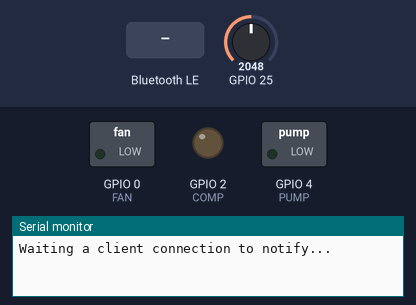
A sketch run on a simulated ESP32. Shown: switched loads named in the sketch (green lamp = pin HIGH), output pins drawn as LEDs (lit = HIGH), the last lines printed to the serial monitor. The inputs (shaded band) are chosen by the test bench; at power-on: GPIO 25 = 2048. Nothing arrives over Bluetooth unless stated; a phone connects over Bluetooth LE 3 s after start.

Above: at 1.2 s.
1.3 s: Bluetooth LE write "o" received
At 2.4 s:
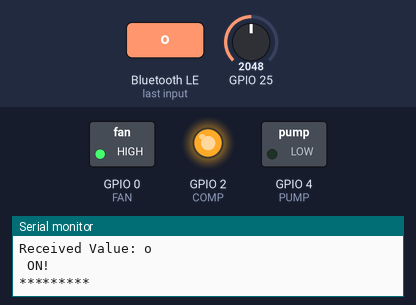
2.8 s: Bluetooth LE write "C" received
At 3.5 s:
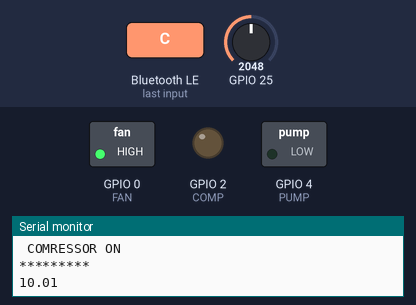
4.3 s: Bluetooth LE write "p" received
At 4.7 s:
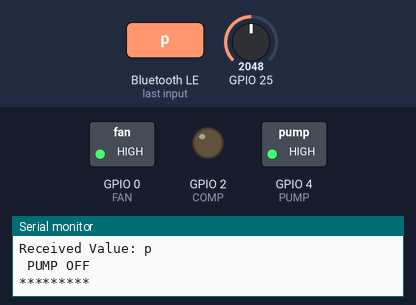
5.8 s: Bluetooth LE write "O" received
At 7.0 s:
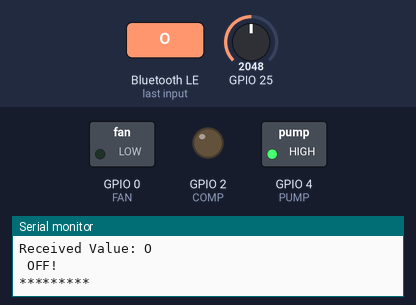
7.3 s: Bluetooth LE write "c" received
At 8.1 s:
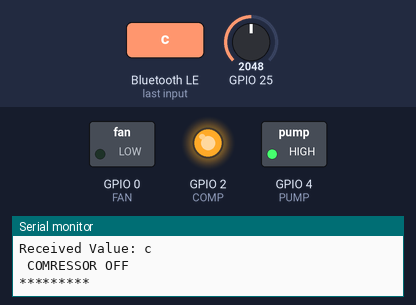
8.8 s: Bluetooth LE write "f" received
At 9.3 s:
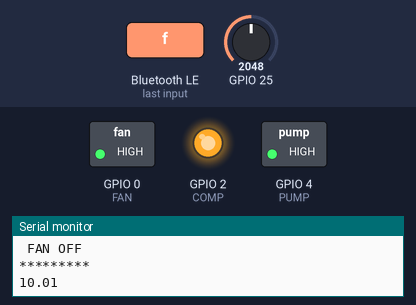
Timing chart, 0 to 11.3 s (numbered marks = the images above; inputs shaded):
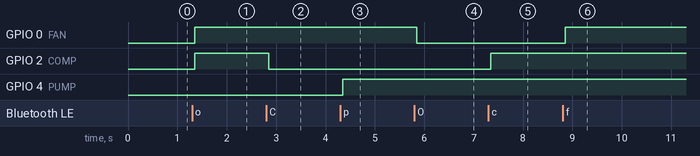

Measured:
- after the input at 1.3 s, GPIO 0 (FAN), GPIO 2 (COMP): LOW → HIGH after 0.05 s
- after the input at 2.8 s, GPIO 2 (COMP): HIGH → LOW after 0.05 s
- after the input at 4.3 s, GPIO 4 (PUMP): LOW → HIGH after 0.05 s
- after the input at 5.8 s, GPIO 0 (FAN): HIGH → LOW after 0.05 s
- after the input at 7.3 s, GPIO 2 (COMP): LOW → HIGH after 0.05 s
- after the input at 8.8 s, GPIO 0 (FAN): LOW → HIGH after 0.05 s

The sketch:

K-BLE.ino
```cpp
/*
    Video: https://www.youtube.com/watch?v=oCMOYS71NIU
    Based on Neil Kolban example for IDF: https://github.com/nkolban/esp32-snippets/blob/master/cpp_utils/tests/BLE%20Tests/SampleNotify.cpp
    Ported to Arduino ESP32 by Evandro Copercini

   Create a BLE server that, once we receive a connection, will send periodic notifications.
   The service advertises itself as: 6E400001-B5A3-F393-E0A9-E50E24DCCA9E
   Has a characteristic of: 6E400002-B5A3-F393-E0A9-E50E24DCCA9E - used for receiving data with "WRITE"
   Has a characteristic of: 6E400003-B5A3-F393-E0A9-E50E24DCCA9E - used to send data with  "NOTIFY"

   The design of creating the BLE server is:
   1. Create a BLE Server
   2. Create a BLE Service
   3. Create a BLE Characteristic on the Service
   4. Create a BLE Descriptor on the characteristic
   5. Start the service.
   6. Start advertising.

   In this example rxValue is the data received (only accessible inside that function).
   And txValue is the data to be sent, in this example just a byte incremented every second.
*/
#include <BLEDevice.h>
#include <BLEServer.h>
#include <BLEUtils.h>
#include <BLE2902.h>
#include "DHT.h"
BLEServer *pServer = NULL;
BLECharacteristic * pTxCharacteristic;
BLECharacteristic *characteristicTX;
bool deviceConnected = false;
bool oldDeviceConnected = false;
uint8_t txValue = 0;

// See the following for generating UUIDs:
// https://www.uuidgenerator.net/

#define SERVICE_UUID           "6E400001-B5A3-F393-E0A9-E50E24DCCA9E" // UART service UUID
#define CHARACTERISTIC_UUID_RX "6E400002-B5A3-F393-E0A9-E50E24DCCA9E"
#define CHARACTERISTIC_UUID_TX "6E400003-B5A3-F393-E0A9-E50E24DCCA9E"

//actuators :
#define PUMP 4
#define FAN 0
#define COMP 2
//Sensors:
#define AKS 34
#define PL 32
#define DHTPIN 26
#define DHTTYPE DHT11
DHT dht(DHTPIN, DHTTYPE);
const float OffSet = 0.488 ;


class MyServerCallbacks: public BLEServerCallbacks {
    void onConnect(BLEServer* pServer) {
        deviceConnected = true;
    };


    void onDisconnect(BLEServer* pServer) {
      deviceConnected = false;
    }
};

class MyCallbacks: public BLECharacteristicCallbacks {
  float get_temperature(int pin){
    float r, v, t ;
    v = (float) analogRead(pin) * (5.0 / 1023.0);
    r = (float) ((v * 10000) / (5 -v));
    t = (0.2642 * r) - 251.6;
    return t;
}
  void aktt(){
    pTxCharacteristic->setValue("  AK Temp: ");
    pTxCharacteristic->notify();
    float ttt = get_temperature(25);
    char txString[8];
    dtostrf(ttt, 2, 2, txString);
    pTxCharacteristic->setValue(txString);
    pTxCharacteristic->notify();
    Serial.println(ttt);
             if (ttt >= 60)
         {
          pTxCharacteristic->setValue(" WARNING!!");
          pTxCharacteristic->notify();
         }
}


void hum_tem() {  //DHT
  float h = dht.readHumidity();
  // Read temperature as Celsius (the default)
  Serial.print("HT: ");
  Serial.println(h);
  float t = dht.readTemperature();
  Serial.print("TT: ");
  Serial.println(t);
  pTxCharacteristic->setValue("Tempurature: ");
  pTxCharacteristic->notify();
  char txString[8];
  dtostrf(t, 2, 2, txString);
  pTxCharacteristic->setValue(txString);
  pTxCharacteristic->notify();
}
    void onWrite(BLECharacteristic *pCharacteristic) {
      std::string rxValue = pCharacteristic->getValue();
    int i=0;
      if (rxValue.length() > 0) {
        Serial.println("*********");
        Serial.print("Received Value: ");
        for (int i = 0; i < rxValue.length(); i++)
         Serial.println(rxValue[i]);
          if (rxValue[i] == 'o'){
            digitalWrite(COMP, HIGH);
            digitalWrite(FAN, HIGH);
            Serial.println(" ON! ");
            pTxCharacteristic->setValue("The machine is turned on!");
            pTxCharacteristic->notify();
          }
          else if (rxValue[i] == 'O'){
            digitalWrite(COMP, LOW);
            digitalWrite(FAN, LOW);
            Serial.println(" OFF! ");
            pTxCharacteristic->setValue("The machine is turned off!");
            pTxCharacteristic->notify();
          }
          else if (rxValue[i] == 'c'){
            digitalWrite(COMP, HIGH);
            Serial.println(" COMRESSOR OFF ");
            pTxCharacteristic->setValue("COMRESSOR OFF");
            pTxCharacteristic->notify();
          }
          else if (rxValue[i] == 'C'){
            digitalWrite(COMP, LOW);
            Serial.println(" COMRESSOR ON ");
            pTxCharacteristic->setValue("COMRESSOR ON");
            pTxCharacteristic->notify();
          }
          else if (rxValue[i] == 'f'){
            digitalWrite(FAN, HIGH);
            Serial.println(" FAN OFF ");
            pTxCharacteristic->setValue("FAN OFF");
            pTxCharacteristic->notify();
          }
          else if (rxValue[i] == 'F'){
            digitalWrite(FAN, LOW);
            Serial.println(" FAN ON ");
            pTxCharacteristic->setValue("FAN ON");
            pTxCharacteristic->notify();
          }
          else if (rxValue[i] == 'p'){
            digitalWrite(PUMP, HIGH);
            Serial.println(" PUMP OFF ");
            pTxCharacteristic->setValue("PUMP OFF");
            pTxCharacteristic->notify();
          }
          else if (rxValue[i] == 'P'){
            digitalWrite(PUMP, LOW);
            Serial.println(" PUMP ON ");
            pTxCharacteristic->setValue("PUMP ON");
            pTxCharacteristic->notify();
          }
          else if (rxValue[i] == 'I'){
            digitalWrite(PUMP, LOW);
            Serial.println(" PUMP ON ");
            hum_tem();
            aktt();
          }
          Serial.println("*********");
       }

    }
};

//Sensors fonctions:

/*void checkValues() {

  if ((t < T - 2) || (t > T + 2) )|| (get_temperature(25) < T - 200) || (get_temperature(25) > T + 200){
    Once = true;
  }
  else {
    Once =false;
  }
}


/*float waterpress() {   //Cap 119
  float reading = analogRead(PL);
  float v = (reading * 5) / 1023;
  float p = (9.084 * v) - 4.4665;
  return p;
  Serial.print("WP: ");
  Serial.println(p);
  Serial.println(" ");
  char txString[8];
  dtostrf(p, 2, 2, txString);
  pTxCharacteristic->setValue(txString);
  pTxCharacteristic->notify();
}


  void hum_tem() {  //DHT
  float h = dht.readHumidity();
  // Read temperature as Celsius (the default)
  Serial.print("HT: ");
  Serial.println(h);
  float t = dht.readTemperature();
  Serial.print("TT: ");
  Serial.println(t);
  pTxCharacteristic->setValue("Tempurature: ");
  pTxCharacteristic->notify();
  char txString[8];
  dtostrf(t, 2, 2, txString);
  pTxCharacteristic->setValue(txString);
  pTxCharacteristic->notify();
}
  float get_temperature(int pin){
    float r, v, t ;
    v = (float) analogRead(pin) * (5.0 / 1023.0);
    r = (float) ((v * 10000) / (5 -v));
    t = (0.2642 * r) - 251.6;
    return t;
}
   void aktt(){
    pTxCharacteristic->setValue("  AK Temp: ");
    pTxCharacteristic->notify();
    float ttt = get_temperature(25);
    char txString[8];
    dtostrf(ttt, 2, 2, txString);
    pTxCharacteristic->setValue(txString);
    pTxCharacteristic->notify();
    Serial.println(ttt);
             if (ttt >= 60)
         {
          pTxCharacteristic->setValue(" WARNING!!");
          pTxCharacteristic->notify();
         }
   }*/

void setup() {
  Serial.begin(115200);
  pinMode(PUMP, OUTPUT);
  pinMode(FAN, OUTPUT);
  pinMode(COMP, OUTPUT);
  pinMode(DHTPIN, INPUT);
  dht.begin();

  // Create the BLE Device
  BLEDevice::init("KUMULUS..BLEEE");

  // Create the BLE Server
  pServer = BLEDevice::createServer();
  pServer->setCallbacks(new MyServerCallbacks());

  // Create the BLE Service
  BLEService *pService = pServer->createService(SERVICE_UUID);

  // Create a BLE Characteristic
  pTxCharacteristic = pService->createCharacteristic(
										CHARACTERISTIC_UUID_TX,
                    BLECharacteristic::PROPERTY_NOTIFY
									);

 pTxCharacteristic->addDescriptor(new BLE2902());


  BLECharacteristic * pRxCharacteristic = pService->createCharacteristic(
											 CHARACTERISTIC_UUID_RX,
											BLECharacteristic::PROPERTY_WRITE
										);

  pRxCharacteristic->setCallbacks(new MyCallbacks());

  // Start the services

  pService->start();

  // Start advertising
  pServer->getAdvertising()->start();
  Serial.println("Waiting a client connection to notify...");
}
  float get_temperature(int pin){
    float r, v, t ;
    v = (float) analogRead(pin) * (5.0 / 1023.0);
    r = (float) ((v * 10000) / (5 -v));
    t = (0.2642 * r) - 251.6;
    return t;
}
void loop() {

    if (deviceConnected) {
       // pTxCharacteristic->setValue(&txValue, 1);
       // pTxCharacteristic->notify();
       // txValue++;
       float v;
       v = (float) analogRead(25) * (5.0 / 1023.0);
       Serial.print(v);
 	    delay(2000); // bluetooth stack will go into congestion, if too many packets are sent
	  }

    // disconnecting
    if (!deviceConnected && oldDeviceConnected) {
        delay(500); // give the bluetooth stack the chance to get things ready
        pServer->startAdvertising(); // restart advertising
        Serial.println("start advertising");
        oldDeviceConnected = deviceConnected;
    }
    // connecting
    if (deviceConnected && !oldDeviceConnected) {
		// do stuff here on connecting
        oldDeviceConnected = deviceConnected;
    }
}
```
